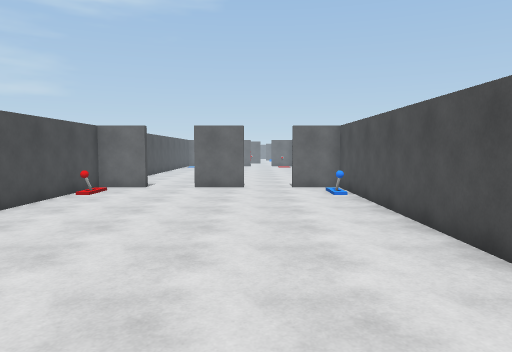
[1] (above)

16 first-person views from a walk through a 3-D level made in the Unity game engine. The camera is 1.5 m above the floor, tilts 4° down and sees 70° across. The floor is counted in squares, 1 m on a side. Each view is taken from the middle of a square. On the plan, view 1 faces up. The plan holds only what a view shows up to about 16 squares ahead; the rest is blank. The place goes on beyond the plan. Door leaves are left out, so doorways stand open. Surface patterns are stand-ins for the level's own textures.

[2]
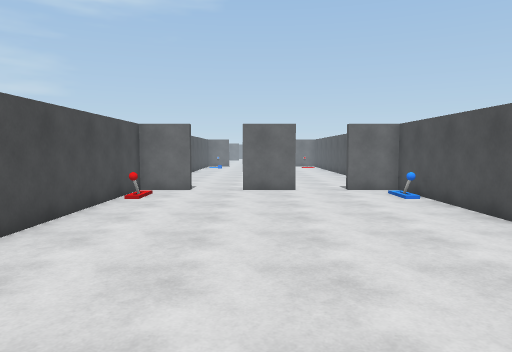

[3]
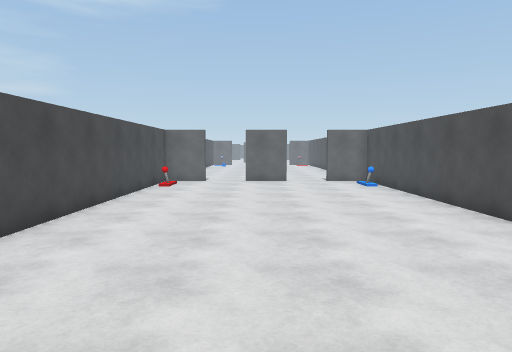

[4]
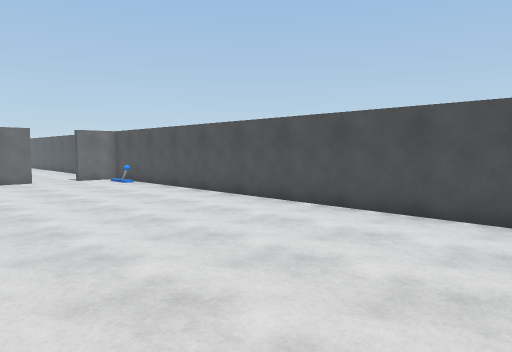

[5]
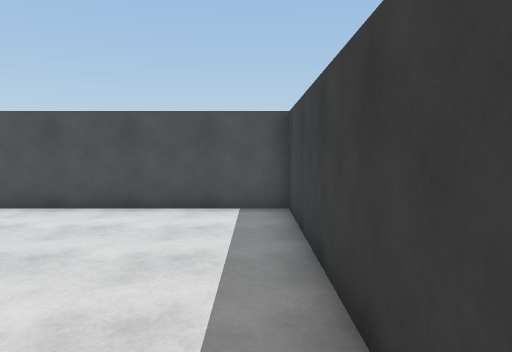

[6]
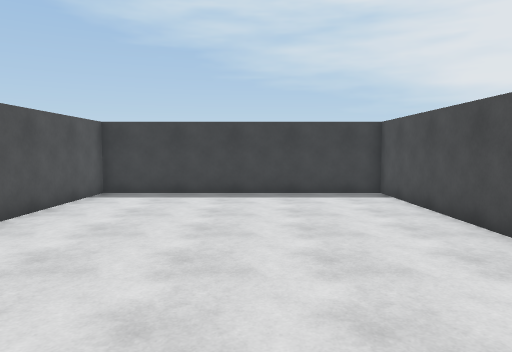

[7]
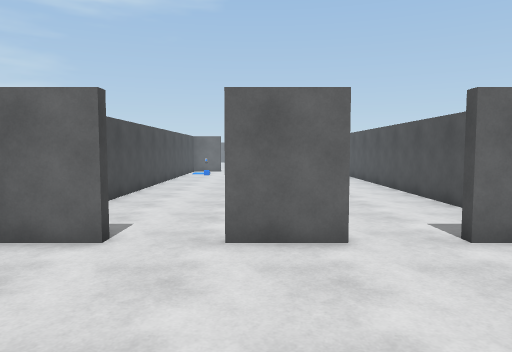

[8]
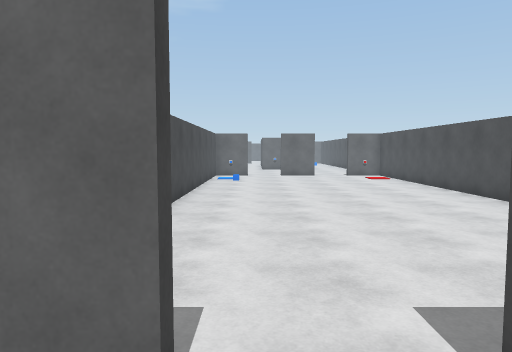

[9]
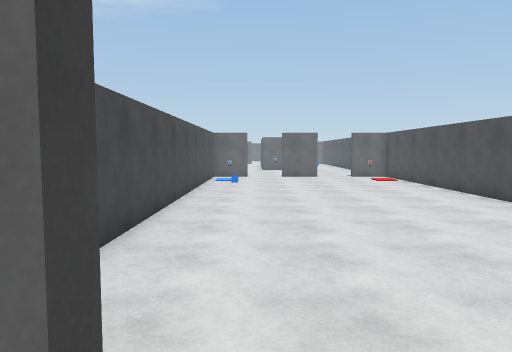

[10]
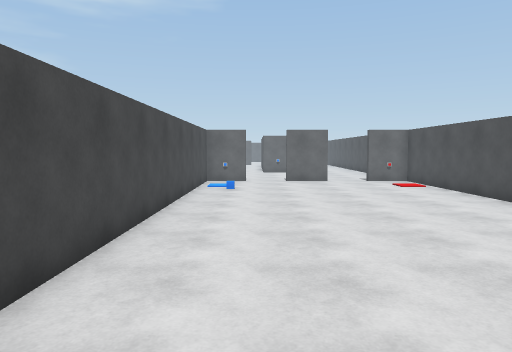

[11]
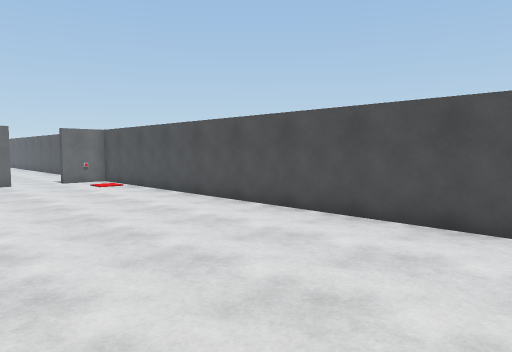

[12]
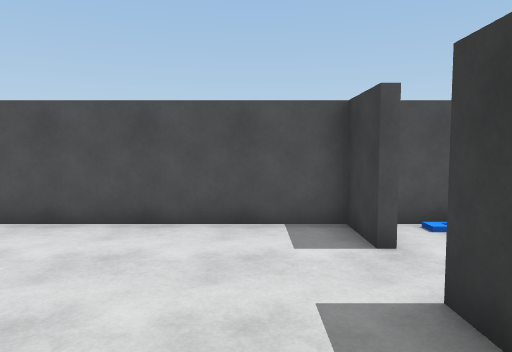

[13]
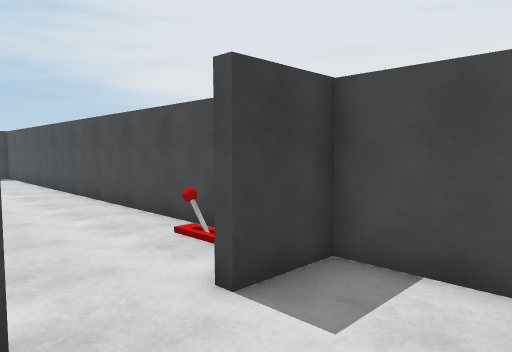

[14]
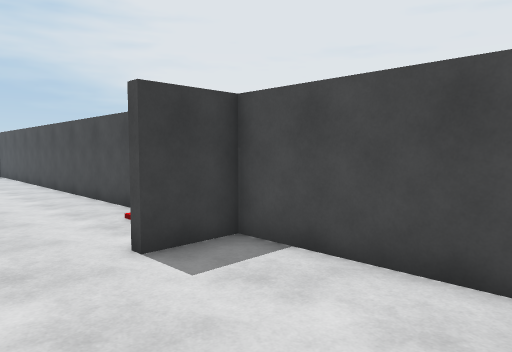

[15]
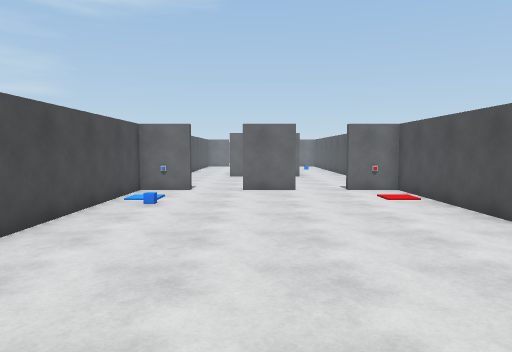

[16]
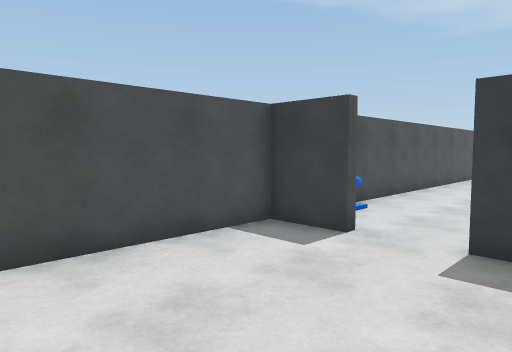

### Floor plan
Points are (right, up) in squares from view 1. A wall is a line through its corners. A room is listed if a view was taken in it or the views show most of it. See-through windows are left out.
Room 1 (views 1, 2, 3, 4, 5, 6, 7, 8, 9)
walls: (-0.4, 14.8) (-2.5, 14.8); (-4.5, 14.8) (-6.4, 14.8) (-6.4, -4.9) (3.4, -4.9) (3.4, 14.8) (1.5, 14.8)
ways out: open door at (-3.5, 15) to room 2; open door at (0.5, 15) to room 2
objects: lever (-6, 12); lever (3, 12)
Room 2 (views 10, 11, 12, 13, 14, 15, 16)
walls: (-2.6, 15.1) (-0.5, 15.1); (-0.4, 34.8) (-2.5, 34.8); (-6.4, 34.2) (-6.4, 15.1) (-4.5, 15.1); (1.5, 15.1) (3.4, 15.1) (3.4, 34.2)
ways out: open door at (-3.5, 15) to room 1; open door at (0.5, 15) to room 1; open door at (-3.5, 35); open door at (0.5, 35)

Where each view was taken, in squares from view 1:
view 1: 0 up, 0 right, facing up
view 2: 1 up, 2 left, facing up
view 3: 3 down, 2 left, facing up
view 4: 4 down, 5 left, facing up-right
view 5: 4 down, 6 left, facing right
view 6: 8 up, 2 left, facing down
view 7: 9 up, 2 left, facing up
view 8: 13 up, 4 left, facing up
view 9: 14 up, 4 left, facing up
view 10: 17 up, 4 left, facing up
view 11: 17 up, 4 left, facing up-right
view 12: 17 up, 4 left, facing right
view 13: 18 up, 2 left, facing down-left
view 14: 20 up, 2 left, facing down-left
view 15: 21 up, 2 left, facing up
view 16: 21 up, 2 left, facing down-right
